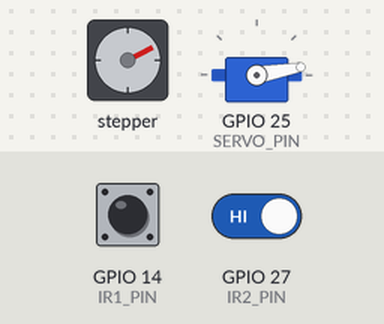
This sketch was run on a simulated ESP32. Shown: stepper motor, servo. Wiring (inferred from the names in the program): stepper motor driver (200 steps per turn assumed): step GPIO 33; direction GPIO 32; enable GPIO 4. The test bench sets the inputs (shaded band); at power-on: GPIO 14 (IR1_PIN) HIGH, GPIO 27 (IR2_PIN) HIGH. WiFi joins after 1.5 s; servers stay silent unless stated; what the sketch prints to the serial monitor is not drawn.

Above: at 5.9 s.
6.0 s: GPIO 14 (IR1_PIN) driven LOW
At 7.0 s:
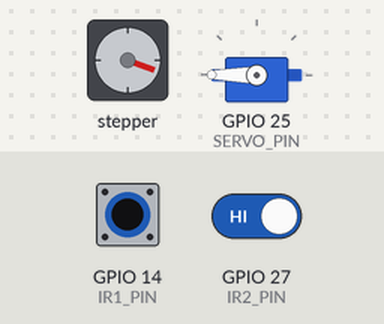
9.0 s: GPIO 14 (IR1_PIN) driven HIGH and GPIO 27 (IR2_PIN) driven LOW
At 9.15 s:
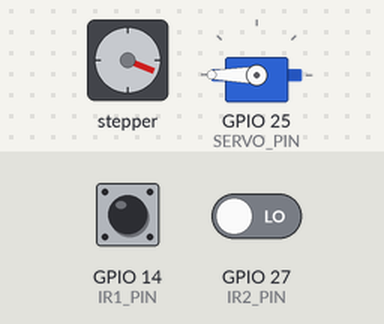
12.0 s: GPIO 14 (IR1_PIN) driven LOW
At 13.0 s:
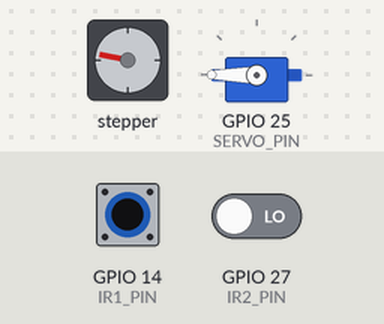
15.0 s: GPIO 14 (IR1_PIN) driven HIGH
At 15.15 s:
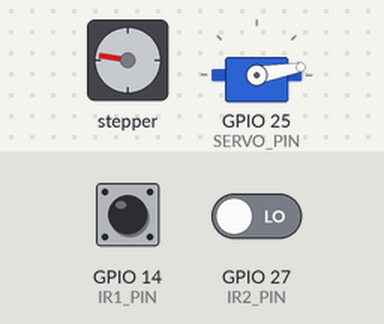
18.0 s: GPIO 14 (IR1_PIN) driven LOW
At 19.0 s:
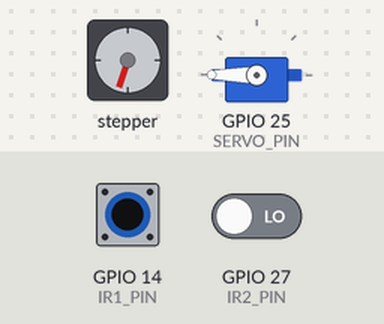
21.0 s: GPIO 14 (IR1_PIN) pulsed HIGH 2 times (0.12 s each, 0.3 s apart)
At 22.5 s:
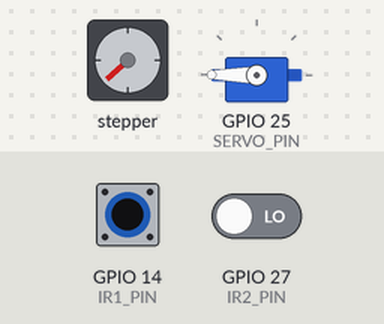
Timing chart, 0 to 25.6 s (numbered marks = the images above; inputs shaded):
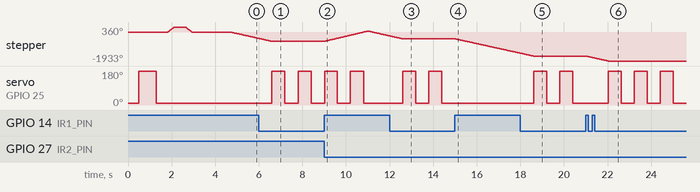

The sketch:

ESP_KRITI.ino
```cpp
/*************************************************************
   ESP32 + A4988 + Servo + IR + Blynk
   Includes One-Time Startup Self Test
 *************************************************************/

#define BLYNK_TEMPLATE_ID           "TMPL3_p0RC-dP"
#define BLYNK_TEMPLATE_NAME         "Quickstart Device"
#define BLYNK_AUTH_TOKEN            "-ipMOEm8sYgurgJhUEYxYQUr-PXe_AFb"

#define BLYNK_PRINT Serial

#include <WiFi.h>
#include <WiFiClient.h>
#include <BlynkSimpleEsp32.h>
#include <ESP32Servo.h>

/* ---------------- WIFI ---------------- */
char ssid[] = "BigD";
char pass[] = "snfc7882";

/* ---------------- PIN DEFINITIONS ---------------- */
#define IR1_PIN 14
#define IR2_PIN 27
#define IR3_PIN 26
#define SERVO_PIN 25

#define STEP_PIN 33
#define DIR_PIN 32
#define ENABLE_PIN 4

/* ---------------- STEPPER ---------------- */
const int stepsPerRevolution = 200;
int rpm = 60;
unsigned long stepInterval;
unsigned long lastStepTime = 0;
bool motorRunning = false;
bool systemEnabled = true;
int controlSig = 1;
int count1 = 0;
String msg1;
/* ---------------- SERVO ---------------- */
Servo bumpGate;
int gateOpenAngle = 180;
int gateClosedAngle = 10;
bool servoPosition = false;
unsigned long servoLastToggle = 0;
unsigned long servoInterval = 500;
int count = 0;
bool lastIR2State = HIGH;

/* ---------------- FLOW DETECTION ---------------- */
bool lastIR1State = LOW;
unsigned long lastEdgeTime = 0;
unsigned long highStartTime = 0;
int pulseCount = 0;
unsigned long windowStart = 0;
unsigned long nowTimeL = 0;
unsigned long lastTimeL = 0;
const unsigned long continuousThreshold = 600;
const unsigned long windowDuration = (controlSig+1)*1000;
const unsigned long jamTimeout = (controlSig+1)*1000;
bool lastIR2Pulse = HIGH;
int ir2PulseCount = 0;
unsigned long ir2WindowStart = 0;
String msg;
enum TriggerState {
  NO_FEED,
  INTERMITTENT,
  CONTINUOUS
};

TriggerState triggerState = NO_FEED;

/* ================================================== */
/* ---------------- STARTUP SELF TEST --------------- */
/* ================================================== */
void updateBallLap() {

  bool currentState = digitalRead(IR2_PIN);

  // detect new ball (HIGH → LOW transition)
  if (currentState == LOW && lastIR2State == HIGH) {

    nowTimeL = millis();

    if (lastTimeL != 0) {

      unsigned long lap = nowTimeL - lastTimeL;
      count++;
      Serial.print("Ball interval: ");
      Serial.print(lap);
      Serial.println(" ms");
      if (lap < 8000) {
        msg = String(lap);
      }
      else {
        msg = "Jam";
      }
      // optional: send to Blynk
      Blynk.virtualWrite(V5, msg);
      Blynk.virtualWrite(V6, count);
    }

    lastTimeL = nowTimeL;
  }

  lastIR2State = currentState;
}

void startupSelfTest() {
  Serial.println("Running startup test...");
  count=0;
  /* --- Servo Test --- */
  bumpGate.write(gateClosedAngle);
  delay(500);

  bumpGate.write(gateOpenAngle);
  delay(800);

  bumpGate.write(gateClosedAngle);
  delay(500);

  /* --- Stepper Test --- */
  digitalWrite(ENABLE_PIN, LOW);

  // Forward
  digitalWrite(DIR_PIN, HIGH);
  for (int i = 0; i < stepsPerRevolution; i++) {
    digitalWrite(STEP_PIN, HIGH);
    delayMicroseconds(800);
    digitalWrite(STEP_PIN, LOW);
    delayMicroseconds(800);
  }

  delay(500);

  // Reverse
  digitalWrite(DIR_PIN, LOW);
  for (int i = 0; i < stepsPerRevolution; i++) {
    digitalWrite(STEP_PIN, HIGH);
    delayMicroseconds(800);
    digitalWrite(STEP_PIN, LOW);
    delayMicroseconds(800);
  }

  Serial.println("Startup test complete.");
}

/* ================================================== */
/* ---------------- BLYNK CONTROL ------------------- */
/* ================================================== */

BLYNK_WRITE(V0) {
  systemEnabled = param.asInt();
}
BLYNK_WRITE(V4) {
  controlSig = param.asInt();
  servoInterval = controlSig * 500;
}

/* ================================================== */
/* ---------------- MOTOR CONTROL ------------------- */
/* ================================================== */

void startMotor(bool dir) {
  digitalWrite(DIR_PIN, dir);
  motorRunning = true;
}

void stopMotor() {
  motorRunning = false;
}

void updateMotor() {

  if (!motorRunning) return;

  unsigned long now = micros();

  if (now - lastStepTime >= stepInterval) {
    lastStepTime = now;
    digitalWrite(STEP_PIN, HIGH);
    delayMicroseconds(2);
    digitalWrite(STEP_PIN, LOW);
  }
}

/* ================================================== */
/* ---------------- SERVO --------------------------- */
/* ================================================== */

void updateServo() {

  if (triggerState != INTERMITTENT &&
      triggerState != CONTINUOUS) {

    if (servoPosition) {
      bumpGate.write(gateClosedAngle);
      servoPosition = false;
    }
    return;
  }

  unsigned long now = millis();
  if (servoInterval < 600) servoInterval = 600;
  if (now - servoLastToggle >= servoInterval) {
    servoLastToggle = now;

    servoPosition = !servoPosition;

    if (servoPosition) {
      bumpGate.write(gateOpenAngle);
    }
    else
      bumpGate.write(gateClosedAngle);
  }
}

/* ================================================== */
/* ---------------- TRIGGER LOGIC ------------------- */
/* ================================================== */

void updateTriggerLogic() {

  unsigned long now = millis();

  /* ---------- IR1 logic (NO_FEED / CONTINUOUS) ---------- */

  bool ir1State = !digitalRead(IR1_PIN);

  if (ir1State != lastIR1State) {

    lastEdgeTime = now;

    if (ir1State == HIGH) {
      highStartTime = now;
    }

    lastIR1State = ir1State;
  }

  if (ir1State == HIGH &&
      (now - highStartTime) > continuousThreshold) {
    if (triggerState != INTERMITTENT) triggerState = CONTINUOUS;
    return;
  }

  /*if ((now - lastEdgeTime) > jamTimeout) {
    triggerState = NO_FEED;
  }
*/
  /* ---------- IR2 logic (INTERMITTENT only) ---------- */

  bool ir2State = digitalRead(IR2_PIN);
  if (ir2State == LOW && lastIR2Pulse == HIGH) {
    if (ir2WindowStart == 0)
      ir2WindowStart = now;

    ir2PulseCount++;
    triggerState = INTERMITTENT;
  }
  if (lastTimeL!=0 && ir2WindowStart == 0 &&
    (now - lastTimeL) > jamTimeout) {

  triggerState = NO_FEED;
}

  lastIR2Pulse = ir2State;

  if (ir2WindowStart != 0 &&
      (now - ir2WindowStart) > windowDuration) {

    if (ir2PulseCount >= 1) {
      triggerState = INTERMITTENT;
    }

    ir2PulseCount = 0;
    ir2WindowStart = 0;
  }
}

/* ================================================== */
/* ---------------- SETUP --------------------------- */
/* ================================================== */

void setup() {

  Serial.begin(115200);

  pinMode(IR1_PIN, INPUT);
  pinMode(IR2_PIN, INPUT);
  pinMode(IR3_PIN, INPUT);

  pinMode(STEP_PIN, OUTPUT);
  pinMode(DIR_PIN, OUTPUT);
  pinMode(ENABLE_PIN, OUTPUT);

  digitalWrite(ENABLE_PIN, LOW);

  stepInterval = (60L * 1000000L) / (stepsPerRevolution * rpm);

  // Proper ESP32 servo initialization
  ESP32PWM::allocateTimer(0);
  bumpGate.setPeriodHertz(50);
  bumpGate.attach(SERVO_PIN, 500, 2400);
  bumpGate.write(gateClosedAngle);

  // Run one-time hardware self test
  startupSelfTest();
  // Connect to Blynk after test
  Blynk.begin(BLYNK_AUTH_TOKEN, ssid, pass);
}

/* ================================================== */
/* ---------------- LOOP ---------------------------- */
/* ================================================== */

void loop() {

  Blynk.run();
  updateBallLap();
  if (!systemEnabled) {
    stopMotor();
    return;
  }

  updateTriggerLogic();

  switch(triggerState) {

    case CONTINUOUS:
      msg1="Continuous";
      stopMotor();
      break;

    case INTERMITTENT:
      msg1="Intermittent";
      startMotor(HIGH);
      break;

    case NO_FEED:
    msg1="No Feed";
      if (count1 < 100000) {
        startMotor(LOW);
      }
      else if (count1 < 200000) {
        startMotor(HIGH);
      }
      else {
        count1 = 0;
      }
      count1++;

  break;
  }
  Blynk.virtualWrite(V1, msg1);
  updateMotor();
  updateServo();
  Serial.println(triggerState);
}
```

Measured:
- after the input at 6.0 s, servo on GPIO 25 (SERVO_PIN): alternates 180° for 0.60 s and 10° for 0.60 s, starting after 0.60 s
- after the input at 9.0 s, stepper: turns 691° clockwise in 2.0 s, then 316° counter-clockwise in 0.94 s
- after the input at 12.0 s, servo on GPIO 25 (SERVO_PIN): alternates 180° for 0.60 s and 10° for 0.60 s, starting after 0.61 s
- after the input at 15.0 s, stepper: keeps turning counter-clockwise at about 323°/s, starting at once; servo on GPIO 25 (SERVO_PIN): stops changing and stays 10°
- after the input at 18.0 s, stepper: goes on until 18.6 s, then stays -1602°; servo on GPIO 25 (SERVO_PIN): alternates 180° for 0.60 s and 10° for 0.60 s, starting after 0.61 s
- after the input at 21.0 s, stepper: turns 331° counter-clockwise in 1.0 s, starting at once
